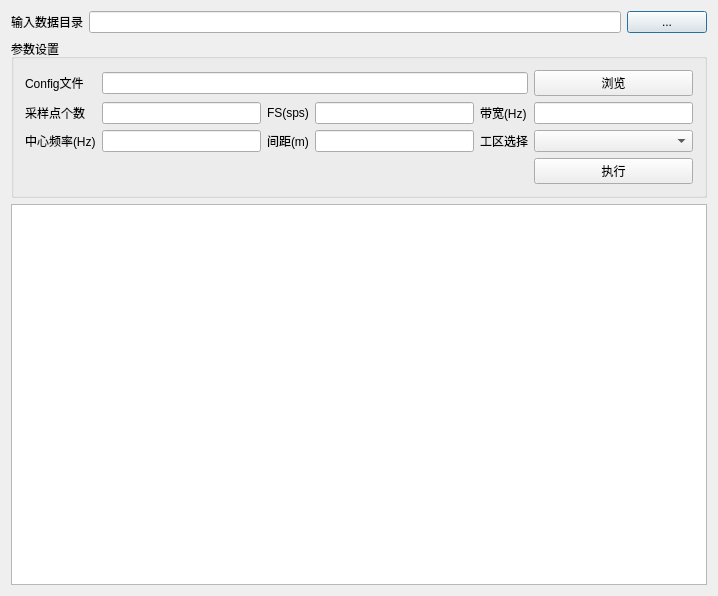
<?xml version="1.0" encoding="UTF-8"?>
<ui version="4.0">
 <class>GobsDtMagerDiffTime</class>
 <widget class="QDialog" name="GobsDtMagerDiffTime">
  <property name="geometry">
   <rect>
    <x>0</x>
    <y>0</y>
    <width>718</width>
    <height>596</height>
   </rect>
  </property>
  <property name="windowTitle">
   <string>GobsDtMagerDiffTime</string>
  </property>
  <layout class="QGridLayout" name="gridLayout_3">
   <item row="0" column="0">
    <layout class="QGridLayout" name="gridLayout_2">
     <item row="0" column="0">
      <widget class="QLabel" name="labelOriginPath">
       <property name="text">
        <string>输入数据目录</string>
       </property>
      </widget>
     </item>
     <item row="0" column="1">
      <widget class="QLineEdit" name="lineEditOriginPath"/>
     </item>
     <item row="0" column="2">
      <widget class="QPushButton" name="PushBrowse">
       <property name="text">
        <string>...</string>
       </property>
      </widget>
     </item>
    </layout>
   </item>
   <item row="1" column="0">
    <widget class="QGroupBox" name="groupBox">
     <property name="title">
      <string>参数设置</string>
     </property>
     <layout class="QGridLayout" name="gridLayout">
      <item row="0" column="0">
       <widget class="QLabel" name="label_2">
        <property name="text">
         <string>Config文件</string>
        </property>
       </widget>
      </item>
      <item row="0" column="1" colspan="4">
       <widget class="QLineEdit" name="EditConfig"/>
      </item>
      <item row="0" column="5">
       <widget class="QPushButton" name="buttonConfig">
        <property name="text">
         <string>浏览</string>
        </property>
       </widget>
      </item>
      <item row="1" column="0">
       <widget class="QLabel" name="labelN1">
        <property name="text">
         <string>采样点个数</string>
        </property>
       </widget>
      </item>
      <item row="1" column="1">
       <widget class="QLineEdit" name="lineEditN1"/>
      </item>
      <item row="1" column="2">
       <widget class="QLabel" name="labelFs">
        <property name="text">
         <string>FS(sps)</string>
        </property>
       </widget>
      </item>
      <item row="1" column="3">
       <widget class="QLineEdit" name="lineEditFs"/>
      </item>
      <item row="1" column="4">
       <widget class="QLabel" name="labelB">
        <property name="text">
         <string>带宽(Hz)</string>
        </property>
       </widget>
      </item>
      <item row="1" column="5">
       <widget class="QLineEdit" name="lineEditB"/>
      </item>
      <item row="2" column="0">
       <widget class="QLabel" name="labelF0">
        <property name="text">
         <string>中心频率(Hz)</string>
        </property>
       </widget>
      </item>
      <item row="2" column="1">
       <widget class="QLineEdit" name="lineEditF0"/>
      </item>
      <item row="2" column="2">
       <widget class="QLabel" name="label_3">
        <property name="text">
         <string>间距(m)</string>
        </property>
       </widget>
      </item>
      <item row="2" column="3">
       <widget class="QLineEdit" name="lineEditDistance"/>
      </item>
      <item row="2" column="4">
       <widget class="QLabel" name="label">
        <property name="text">
         <string>工区选择</string>
        </property>
       </widget>
      </item>
      <item row="2" column="5">
       <widget class="QComboBox" name="comboBox"/>
      </item>
      <item row="3" column="5">
       <widget class="QPushButton" name="PushImplement">
        <property name="text">
         <string>执行</string>
        </property>
       </widget>
      </item>
     </layout>
    </widget>
   </item>
   <item row="2" column="0">
    <widget class="QTableWidget" name="tableWidget"/>
   </item>
  </layout>
 </widget>
 <layoutdefault spacing="6" margin="11"/>
 <resources/>
 <connections/>
</ui>
